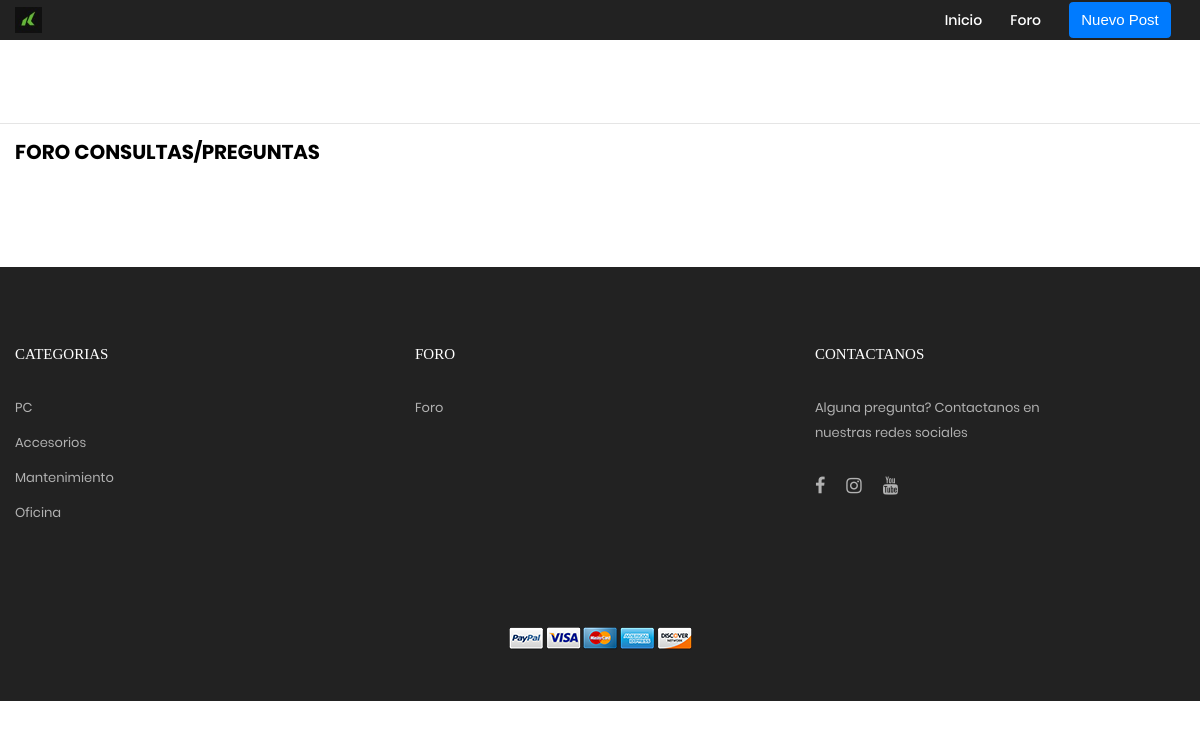
/foro, run on an earlier commit of the app's database.
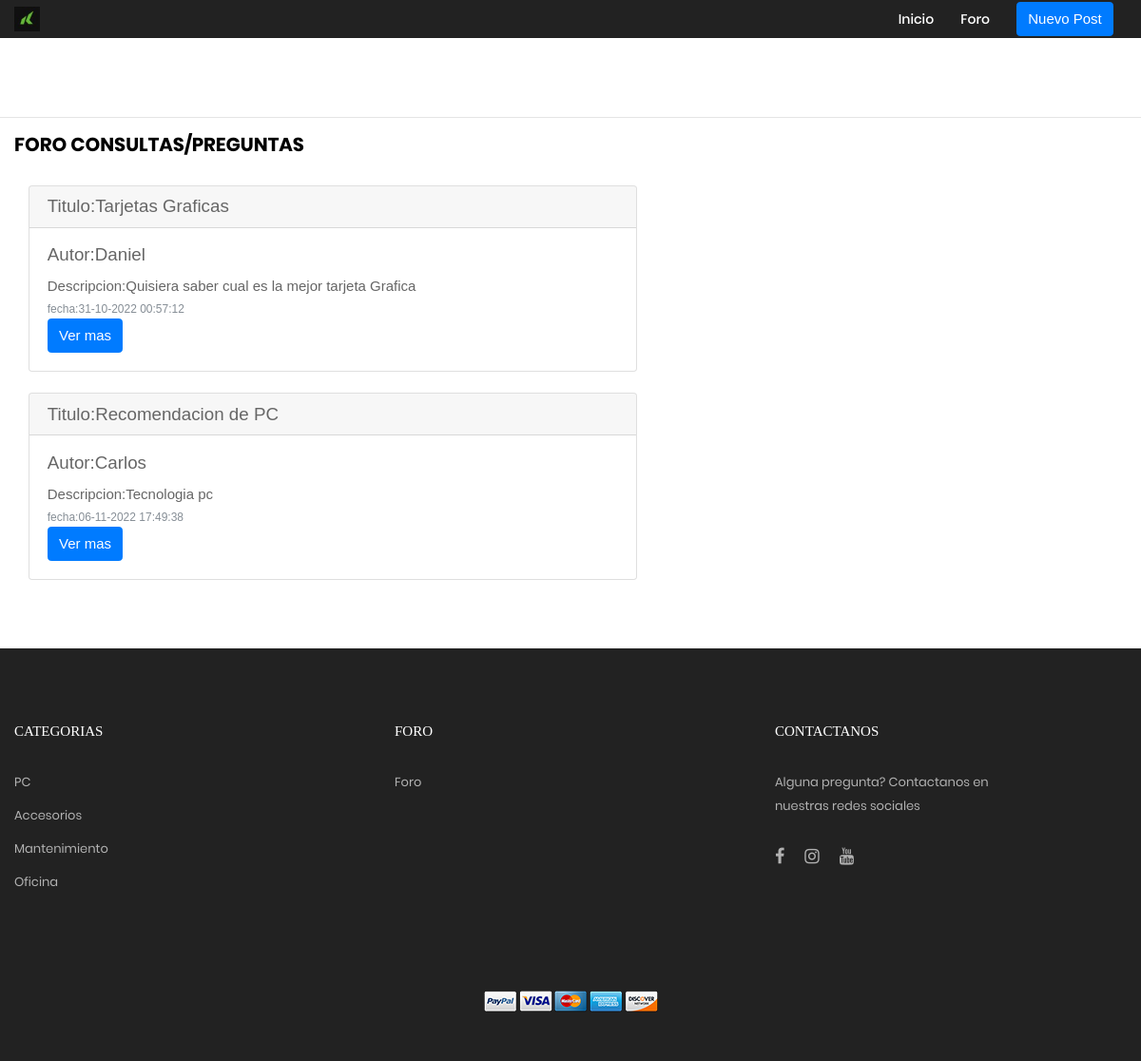
And on a later commit of the database.
### tables this page shows
CREATE TABLE `post` (
  `id` int(11) NOT NULL,
  `tutulo` varchar(50) DEFAULT NULL,
  `descripcion` varchar(50) DEFAULT NULL,
  `contenido` varchar(1000) DEFAULT NULL,
  `autor` varchar(50) DEFAULT NULL,
  `fecha` varchar(50) DEFAULT NULL
);

### index.php (called while the page is built, shortened)
<?php
require_once("Helpers/Helpers.php");
$url = !empty($_GET['url']) ? $_GET['url'] : 'home/home' ;
$arrUrl = explode("/",$url);
$controller = $arrUrl[0];
$method = $arrUrl[0];
require_once("Libraries/Core/Load.php");
?>

### Libraries/Core/Controllers.php (called while the page is built, shortened)
<?php
class Controllers{
     public function loadModel(){
        $model = get_class($this)."Model";
        $routClass = "Models/".$model.".php";
    }
}
?>

### Libraries/Core/Conexion.php (called while the page is built)
<?php
class Conexion{
    private $conect;
    public function __construct(){
        $connectionString = "mysql:host=".DB_HOST. ";dbname=". DB_NAME. ";".DB_CHARSET;
        try {
            $this->conect = new PDO($connectionString,DB_USER, DB_PASSWORD);
            $this->conect->setAttribute(PDO::ATTR_ERRMODE,PDO::ERRMODE_EXCEPTION);
        } catch (PDOException $e) {
            $this->conect = "Error de conexion";
            echo "Error: " . $e->getMessage();
        }
    }
    public function conect(){
        return $this->conect;
    }
}
?>

### Libraries/Core/Mysql.php (called while the page is built, shortened)
<?php
class Mysql extends Conexion{
    public  $conexion;
    function __construct()
    {
        $this->conexion = new Conexion();
        $this->conexion = $this->conexion->conect();
    }
    public function select_all(string $query){
        $this->strquery  = $query;
        $result  = $this->conexion->prepare($this->strquery);
        $result->execute();
        $data = $result->fetchAll(PDO::FETCH_ASSOC);
        return $data;
    }
}
?>

### Helpers/Helpers.php (called while the page is built, shortened)
<?php
function base_url(){
    return BASE_URL;
}
function media(){
    return BASE_URL."/Assets";
}
 function headerForo($data=""){
    $view_headerforo =  "Views/Template/header_foro.php";
    require_once($view_headerforo);
    }
    function footerTienda($data=""){
        $view_footer =  "Views/Template/footer_tienda.php";
        require_once($view_footer);
        }
?>

### Libraries/Core/Views.php (called while the page is built)
<?php
class Views{
    public function getView($controller,$view,$data=""){
        $controller = get_class($controller);
        if($controller == 'Home'){
            $view = "Views/".$view.".php";
        }else{
            $view = "Views/".$controller."/".$view.".php";
        }
        require_once($view);
    }
}
?>

### Controllers/Foro.php (called while the page is built, shortened)
<?php
	class Foro extends Controllers{
		public function foro()
		{
			$data['page_tag'] = "KayfaStore | foro";
			$data['page_title'] ="foro";
			$data['page_name'] = "Foro";
			$data['post'] =  $this->model->selectPost();
			$this->views->getView($this,"foro",$data);
		}
	}
 ?>

### Models/ForoModel.php (called while the page is built, shortened)
<?php
class ForoModel extends Mysql{
    public function selectPost()
		{
			$sql = "SELECT p.id,p.tutulo,p.descripcion,p.contenido,p.autor,p.fecha
					FROM post p";
					$request = $this->select_all($sql);
					return $request;
		}
}
?>

### Views/Foro/foro.php (the view, shortened to what this page needs)
<?php headerForo($data);
$arrPost = $data['post'];
?>
<br><br><br>
<hr>
<div class="container">
<h4 class="mtext-109 cl22 p-b-30">Foro Consultas/Preguntas</h4>
    <div class="row">
        <div class="col-lg-10 col-xl-7 m-lr-auto m-b-50">
        <?php
        foreach ($arrPost as $post) {
        ?>
            <div class="container">
                <div class="card">
                    <h5 class="card-header">Titulo:<?=$post['tutulo'];?></h5>
                    <div class="card-body">
                        <h5 class="card-title">Autor:<?=$post['autor'];?></h5>
                        <p class="card-text">Descripcion:<?=$post['descripcion'];?></p>
                        <p class="card-text"><small class="text-muted">fecha:<?=$post['fecha'];?></small></p>
                        <a href="<?=base_url();?>/foro/post/<?=$post['id'];?>" class="btn btn-primary">Ver mas</a>
                    </div>
                </div>
            </div><br>
            <?php }?>
        </div>
        <div class="col-sm-10 col-lg-7 col-xl-5 m-lr-auto m-b-50"><br> </div>
    </div>
</div>
<?php footerTienda($data); ?>

### Libraries/Core/Load.php (shortened to what this page needs)
<?php
$controller = ucwords($controller);
$controllerFile = "Controllers/". $controller . ".php";
if(file_exists($controllerFile)){
    $controller = new $controller();
    if(method_exists($controller,$method)){
        $controller ->{$method}($params);
    }else{
        require_once("Controllers/Error.php");
    }
}else{
    require_once("Controllers/Error.php");
}
?>

### Views/Template/header_foro.php (shortened to what this page needs)
<!DOCTYPE html>
<html lang="en">
<head>
	<link rel="stylesheet" type="text/css" href="<?=media();?>/tienda/vendor/bootstrap/css/bootstrap.min.css">
	<link rel="stylesheet" type="text/css" href="<?=media();?>/tienda/fonts/font-awesome-4.7.0/css/font-awesome.min.css">
	<link rel="stylesheet" type="text/css" href="<?=media();?>/tienda/fonts/iconic/css/material-design-iconic-font.min.css">
	<link rel="stylesheet" type="text/css" href="<?=media();?>/tienda/fonts/linearicons-v1.0.0/icon-font.min.css">
	<link rel="stylesheet" type="text/css" href="<?=media();?>/tienda/vendor/animate/animate.css">
	<link rel="stylesheet" type="text/css" href="<?=media();?>/tienda/vendor/css-hamburgers/hamburgers.min.css">
	<link rel="stylesheet" type="text/css" href="<?=media();?>/tienda/vendor/animsition/css/animsition.min.css">
	<link rel="stylesheet" type="text/css" href="<?=media();?>/tienda/vendor/select2/select2.min.css">
	<link rel="stylesheet" type="text/css" href="<?=media();?>/tienda/vendor/daterangepicker/daterangepicker.css">
	<link rel="stylesheet" type="text/css" href="<?=media();?>/tienda/vendor/slick/slick.css">
	<link rel="stylesheet" type="text/css" href="<?=media();?>/tienda/vendor/MagnificPopup/magnific-popup.css">
	<link rel="stylesheet" type="text/css" href="<?=media();?>/tienda/vendor/perfect-scrollbar/perfect-scrollbar.css">
	<link rel="stylesheet" type="text/css" href="<?=media();?>/tienda/css/util.css">
	<link rel="stylesheet" type="text/css" href="<?=media();?>/tienda/css/main.css">
    <link rel="stylesheet" type="text/css" href="<?=media();?>/tienda/css/style.css">
	<link rel="stylesheet" type="text/css" href="<?=media();?>/css/style.css">
	<link rel="stylesheet" type="text/css" href="<?=media();?>/css/menu.css">
</head>
<body class="animsition">
	<header>
		<div class="container-menu-desktop">
			<div class="top-bar"">
				<nav class="content-topbar flex-sb-m h-full container">
					<a href="<?=base_url();?>" class="logo">
						<img src="<?=media();?>/tienda/images/icons/perrfilimage.jpg" alt="IMG-LOGO">
					</a>
					<div class="menu-desktop">
						<ul class="main-menu">
							<li class="active-menu">
								<a href="<?=base_url();?>">Inicio</a>
							</li>
							<li>
								<a href="<?=base_url();?>/foro">Foro</a>
							</li>
							<li>
							<button class="btn btn-primary" type="button" onclick="openModal();" ><i class=""></i> Nuevo Post</button>
							</li>
						</ul>
					</div>
					</div>
			</div>
	</header>

### Views/Template/footer_tienda.php (shortened to what this page needs)
<footer id="footer">
<footer class="bg3 p-t-75 p-b-32">
		<div class="container">
			<div class="row">
				<div class="col-sm-6 col-lg-4 p-b-50">
					<h4 class="stext-301 cl0 p-b-30">
						Categorias
					</h4>
					<ul>
						<li class="p-b-10">
							<a href="#" class="stext-107 cl7 hov-cl1 trans-04" data-filter=".women">
								PC
							</a>
						</li>
						<li class="p-b-10">
							<a href="#" class="stext-107 cl7 hov-cl1 trans-04">
								Accesorios
							</a>
						</li>
						<li class="p-b-10">
							<a href="#" class="stext-107 cl7 hov-cl1 trans-04">
								Mantenimiento
							</a>
						</li>
						<li class="p-b-10">
							<a href="#" class="stext-107 cl7 hov-cl1 trans-04">
								Oficina
							</a>
						</li>
					</ul>
				</div>
				<div class="col-sm-6 col-lg-4 p-b-50">
					<h4 class="stext-301 cl0 p-b-30">
						Foro
					</h4>
					<ul>
					<?php
						if(isset($_SESSION['login'])){
						?>
							<li class="p-b-10">
								<a href="<?=base_url();?>/foro" class="stext-107 cl7 hov-cl1 trans-04">Foro</a>
							</li>
						<?php }else{ ?>
							<li class="p-b-10">
								<a href="#"  onclick="openModal2();" class="stext-107 cl7 hov-cl1 trans-04">Foro</a>
							</li>
						<?php }?>
				</div>
				<div class="col-sm-6 col-lg-4 p-b-50">
					<h4 class="stext-301 cl0 p-b-30">
						Contactanos
					</h4>
					<p class="stext-107 cl7 size-201">
						Alguna pregunta? Contactanos en nuestras redes sociales
					</p>
					<div class="p-t-27">
						<a href="https://www.facebook.com/KAYFASTORE" target="_blanck" class="fs-18 cl7 hov-cl1 trans-04 m-r-16">
							<i class="fa fa-facebook"></i>
						</a>
						<a href="https://www.instagram.com/kayfastore_oficial_/" target="_blanck" class="fs-18 cl7 hov-cl1 trans-04 m-r-16">
							<i class="fa fa-instagram"></i>
						</a>
						<a href="https://www.youtube.com/c/Kayfastore" target="_blanck" class="fs-18 cl7 hov-cl1 trans-04 m-r-16">
							<i class="fa fa-youtube"></i>
						</a>
					</div>
				</div>
				</div>
			</div>
			<div class="p-t-40">
				<div class="flex-c-m flex-w p-b-18">
					<a href="#" class="m-all-1">
						<img src="<?=media();?>/tienda/images/icons/icon-pay-01.png" alt="ICON-PAY">
					</a>
					<a href="#" class="m-all-1">
						<img src="<?=media();?>/tienda/images/icons/icon-pay-02.png" alt="ICON-PAY">
					</a>
					<a href="#" class="m-all-1">
						<img src="<?=media();?>/tienda/images/icons/icon-pay-03.png" alt="ICON-PAY">
					</a>
					<a href="#" class="m-all-1">
						<img src="<?=media();?>/tienda/images/icons/icon-pay-04.png" alt="ICON-PAY">
					</a>
					<a href="#" class="m-all-1">
						<img src="<?=media();?>/tienda/images/icons/icon-pay-05.png" alt="ICON-PAY">
					</a>
				</div>
			</div>
	</footer>
	</footer>
</body>
</html>

### Assets/tienda/css/main.css (style rules this page uses)
.container { max-width: 1380px; }
@media (max-width: 1600px) { .container { max-width: 1200px; } }
.container-menu-desktop { height: auto; width: 100%; position: relative; -webkit-transition: all 0.3s; -o-transition: all 0.3s; -moz-transition: all 0.3s; transition: all 0.3s; }
.top-bar { height: 40px; background-color: #222; }
.logo { display: -webkit-box; display: -webkit-flex; display: -moz-box; display: -ms-flexbox; display: flex; align-items: center; height: 65%; margin-right: 55px; }
.logo img { max-width: 100%; max-height: 100%; }
.menu-desktop { display: -webkit-box; display: -webkit-flex; display: -moz-box; display: -ms-flexbox; display: flex; align-items: center; height: 100%; }
.main-menu { list-style-type: none; margin: 0; display: -webkit-box; display: -webkit-flex; display: -moz-box; display: -ms-flexbox; display: flex; align-items: center; }
.main-menu > li { display: block; position: relative; padding: 20px 10px 20px 0px; margin: 0px 4px 0px 14px; }
.main-menu > li > a { font-family: Poppins-Medium; font-size: 14px; color: #FFF; padding: 5px 0px; transition: all 0.4s; -webkit-transition: all 0.4s; -o-transition: all 0.4s; -moz-transition: all 0.4s; }
.main-menu > li.active-menu > a { color: #FFF; }
.cl0 { color: #fff; }
.cl22 { color: black; }
.cl7 { color: #b2b2b2; }
.stext-107 { font-family: Poppins-Regular; font-size: 13px; line-height: 1.923; }
.stext-301 { font-family: Montserrat-Bold; font-size: 15px; line-height: 1.6; text-transform: uppercase; }
.mtext-109 { font-family: Poppins-Bold; font-size: 20px; line-height: 1.3; text-transform: uppercase; }
.size-201 { max-width: 270px; }
.bg3 { background-color: #222; }

What changed in the data, as far as the page shows it:
added post: tutulo "Tarjetas Graficas", autor "Daniel", descripcion "Quisiera saber cual es la mejor tarjeta Grafica", fecha "31-10-2022 00:57:12"
added post: tutulo "Recomendacion de PC", autor "Carlos", descripcion "Tecnologia pc", fecha "06-11-2022 17:49:38"
